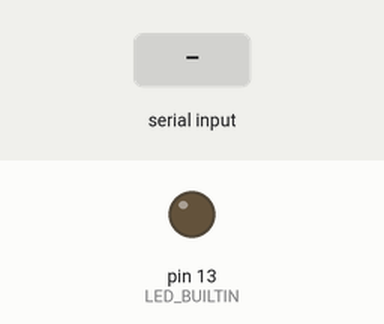
The sketch below on a simulated Arduino Uno, built with avr-gcc and run on an emulated ATmega328P. On the bench: output pins drawn as LEDs (lit = HIGH). Dashed ring = blinking. The inputs (shaded band) are chosen by the test bench.

Above: at 1.2 s.
1.3 s: "90,45\n" received over the second serial link
At 1.38 s:
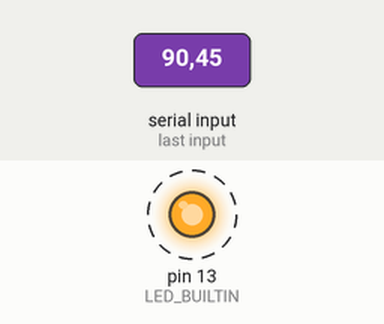
Timing chart, 0 to 10.3 s (numbered marks = the images above; inputs shaded):
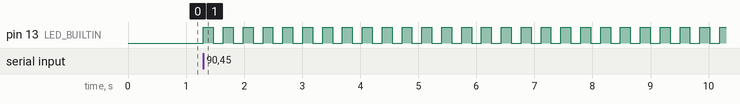

Measured:
- after the input at 1.3 s, pin 13 (LED_BUILTIN): alternates HIGH for 0.17 s and LOW for 0.17 s, starting at once

The sketch:

Interface_simulation.ino
```cpp
// Simulates the arduino alarm interface and circuit.  Useful if you want to test
// the RPi serial connection and web interface without having to connect the actual
// alarm system.  Just connect the arduino serial tx and rx to the RPi tx/rx.  The RPi
// uses 3.3V logic, so either use a 3.3V logic board or use a logic level converter.
//
// This simulation will cycle through various alarm status values every 2 seconds.  The
// RPi polls the interface for status once every second so all the indicators should
// be visible.  The 1st status value is the normal ready and unarmed mode of the alarm
// (AC/LB and READY LEDs lit).  Then, each LED will cycle on individually.  After that,
// a simulated alarm setoff event on Zone 1 will occur for 10 seconds (this is so you
// can test your email notification alert).  The cycle will then start from the beginning.
//
// For keypresses, the built-in LED on the arduino board will flash the number of times
// of the index value.  For numerals 1 through 9, this is the same as the number itself.
// For 0, the LED will flash 3 times quickly.

#include "Arduino.h"
#include <SoftwareSerial.h>
#include <inttypes.h>

#define NORMAL 0xC207
#define STAT1 0x8807
#define STAT2 0x9007
#define STAT3 0xA007
#define STAT4 0x8207
#define STAT5 0xC007
#define ZONE1 0x800F
#define ZONE2 0x8017
#define ZONE3 0x8027
#define ZONE4 0x8047
#define ZONE5 0x8087
#define ZONE6 0x8107
#define ALARMEVENT 0x080F
#define STDONTIME 170 // value in ms
#define STDOFFTIME 170
#define ZEROONTIME 100
#define ZEROOFFTIME 100
#define STATUSCHANGE 2000
#define ALARMDURATION 10000 // change this to less than 5000 if you don't want email
                          // notifications to be sent on alarm simulation

SoftwareSerial mySerial(9, 10);  // RX, TX (comm to RPi)

uint16_t alarmStatus[13] = {NORMAL, STAT1, STAT2, STAT3, STAT4, STAT5, ZONE1, ZONE2,
  ZONE3, ZONE4, ZONE5, ZONE6, ALARMEVENT};
uint16_t sendStatus = alarmStatus[0];
uint8_t incomingByte = 0;
uint8_t blinkCount = 0;
uint8_t blinkIndex = 0;
uint8_t statusIndex = 0;
uint8_t blinkMode = 0;  // 0 = LED off mode, 1 = LED in blink mode
uint8_t ledState = 0;
uint8_t blinkOntime = STDONTIME;
uint8_t blinkOfftime = STDOFFTIME;
unsigned long statusUpdatetime = STATUSCHANGE;
unsigned long pollTime = millis();
unsigned long blinkChangetime = millis();


void setup() {
  mySerial.begin(38400); // (pin 3 & 4 = Rx, Tx for Trinket M0
  pinMode(LED_BUILTIN, OUTPUT);
  digitalWrite(LED_BUILTIN, LOW);
}

void loop() {

  sendStatus = alarmStatus[statusIndex];
  if ((millis() - pollTime) > statusUpdatetime) {
    statusIndex += 1;
    if (statusIndex > 12) {
      statusIndex = 0;
    }
    if (statusIndex == 12) {
      statusUpdatetime = ALARMDURATION;
    }
    else {
      statusUpdatetime = STATUSCHANGE;
    }
    pollTime = millis();
  }

  if (blinkMode == 1) {  // check LED state and switch on or off as appropriate
    if ((ledState == 1) && ((millis() - blinkChangetime) > blinkOntime)) {
      ledState = 0;
      digitalWrite(LED_BUILTIN, ledState);
      blinkChangetime = millis();
      if (blinkIndex == blinkCount) {  // we have reached the blink counter
        blinkMode = 0;  // turn off blinking mode
      }
    }
    if ((ledState == 0) && ((millis() - blinkChangetime) > blinkOfftime)) {
      ledState = 1;
      digitalWrite(LED_BUILTIN, ledState);
      blinkChangetime = millis();
      blinkIndex += 1;
    }
  }

  if (mySerial.available() != 0) {  // serial data is awaiting read
    incomingByte = mySerial.read();
    if (incomingByte == 64) {  // '@', or send data status
      mySerial.print(sendStatus);
    }
    if (incomingByte != 64) {
      blinkMode = 1;
      ledState = 1;
      digitalWrite(LED_BUILTIN, ledState);
      blinkIndex = 1;
      blinkChangetime = millis();
      blinkCount = incomingByte - 48;
      if (blinkCount == 0) {
        blinkOntime = ZEROONTIME;
        blinkOfftime = ZEROOFFTIME;
        blinkCount = 3;
      }
      else {
        blinkOntime = STDONTIME;
        blinkOfftime = STDOFFTIME;
      }
    }
  }

}
```
